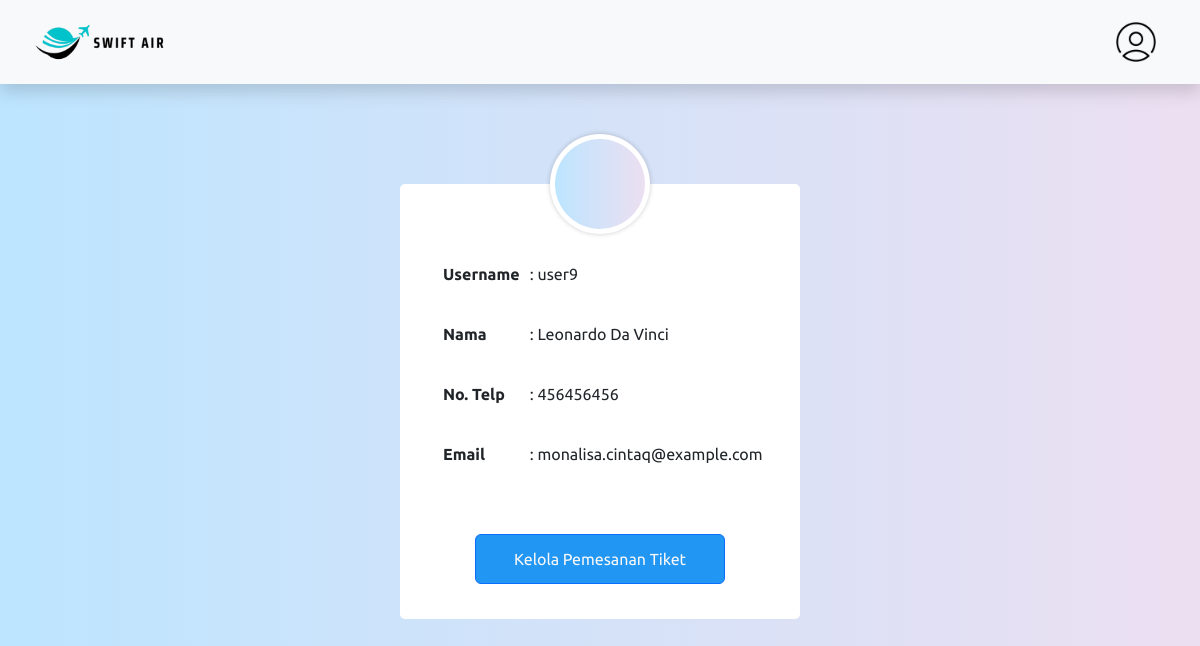
Page /manage_acc.php (signed in) on the committed database.
### tables this page shows
CREATE TABLE Pemesan (
Pm_ID INT AUTO_INCREMENT PRIMARY KEY,
Pm_Username VARCHAR(30),
Pm_Nama VARCHAR(60),
Pm_No_Telp CHAR(15),
Pm_Email VARCHAR(30),
Pm_Password VARCHAR(30)
);

### manage_acc.php (the view, shortened to what this page needs)
<?php include("config.php"); ?>
<?php
$username = $_SESSION['username'];
$sql = "SELECT * FROM pemesan WHERE Pm_Username = '$username'";
$query = mysqli_query($db, $sql);
while($row = mysqli_fetch_array($query)){
    $name = $row['Pm_Nama'];
    $notelp = $row['Pm_No_Telp'];
    $email = $row['Pm_Email'];
}
?>
<!DOCTYPE html>
<html>
<head>
    <link href="https://cdn.jsdelivr.net/npm/bootstrap@5.3.0-alpha1/dist/css/bootstrap.min.css" rel="stylesheet">
    <link rel="stylesheet" href="assets/manage_acc.css">
</head>
<body>
    <nav class="navbar shadow p-3 mb-5 bg-body-tertiary">
        <div class="container-fluid">
            <a class="navbar-brand" href="dashboard.php">
                <img src="images/logo_tulisan.png" alt="logo" class="logo-image">
            </a>
            <a class="navbar-brand" href="manage_acc.php">
                <img src="images/Male User.png" alt="logo" class="user-image">
            </a>
        </div>
    </nav>
    <main class="container">
        <div class="payment">
            <div class="payment-logo">
                <p><img src="images/Male User.png" alt="logo" class="user_image"></p>
            </div>
            <div class="space">
                <div class="d-flex space">
                    <div class="d-flex align-items-center" style="width: 100px;">
                        <label class='p-2 fs-7 fw-bold'>Username</label>
                    </div>
                    <div class="d-flex fs-7 fw-bold">
                        <?php
                        echo "<input type='text' readonly class='form-control-plaintext' id='usn' value=': $username'>";
                        ?>
                    </div>
                </div>
                <div class="d-flex space">
                    <div class="d-flex align-items-center" style="width: 100px;">
                        <label class="p-2 fs-7 fw-bold">Nama</label>
                    </div>
                    <div class="d-flex fs-7 fw-bold">
                        <?php
                        echo "<input type='text' readonly class='form-control-plaintext' id='nama' value=': $name' >";
                        ?>
                    </div>
                </div>
                <div class="d-flex space">
                    <div class="d-flex align-items-center" style="width: 100px;">
                        <label class="p-2 fs-7 fw-bold">No. Telp</label>
                    </div>
                    <div class="d-flex fs-7 fw-bold">
                        <?php
                        echo "<input type='text' readonly class='form-control-plaintext' id='notelp' value=': $notelp' >";
                        ?>
                    </div>
                </div>
                <div class="d-flex space">
                    <div class="d-flex align-items-center" style="width: 100px;">
                        <label class="p-2 fs-7 fw-bold">Email</label>
                    </div>
                    <div class="d-flex fs-7 fw-bold">
                        <?php
                        echo "<input type='text' readonly class='form-control-plaintext' id='email' value=': $email' >";
                        ?>
                    </div>
                </div>
            </div>
            <div class="d-flex align-items-center flex-column mt-auto">
                <a href="daftar_pemesanan.php">
                <button type="button" class="btn btn-primary">
                    Kelola Pemesanan Tiket
                </button>
                </a>
            </div>
        </div>
    </main>
</body>
</html>

### assets/manage_acc.css (style rules this page uses)
* { margin: 0; padding: 0; box-sizing: border-box; font-family: 'Ubuntu', sans-serif; }
body { background: linear-gradient(to right, #bde5ff, #ecdff1); background-size: cover; background-position: center; }
.payment { background: #ffffff; max-width: 400px; margin: 100px auto; height: auto; padding: 35px; padding-top: 70px; border-radius: 5px; position: relative; }
.logo-image { width: 150px; height: auto; }
.user-image { width: 40px; height: auto; }
.space { margin-bottom: 20px; }
.btn { margin-top: 40px; background: #2196F3; padding: 12px; text-align: center; color: #f8f8f8; cursor: pointer; width: 250px; }
.payment-logo { position: absolute; top: -50px; left: 50%; transform: translateX(-50%); width: 100px; height: 100px; background: #ffffff; border-radius: 50%; box-shadow: 0 0 5px rgba(0,0,0,0.2); text-align: center; line-height: 85px; }
.payment-logo:before { content: ""; position: absolute; top: 5px; left: 5px; width: 90px; height: 90px; background:linear-gradient(to right, #bde5ff, #ecdff1); border-radius: 50%; }
.user_image { width: 60px; height: auto; margin-top: 10px; }

### manage_acc.php (style rules this page uses)
.navbar-brand { display: flex; align-items: center; }

### rows in the picture
pemesan: Pm_Nama ": Leonardo Da Vinci", Pm_No_Telp ": 456456456", Pm_Email ": monalisa.cintaq@example.com"
